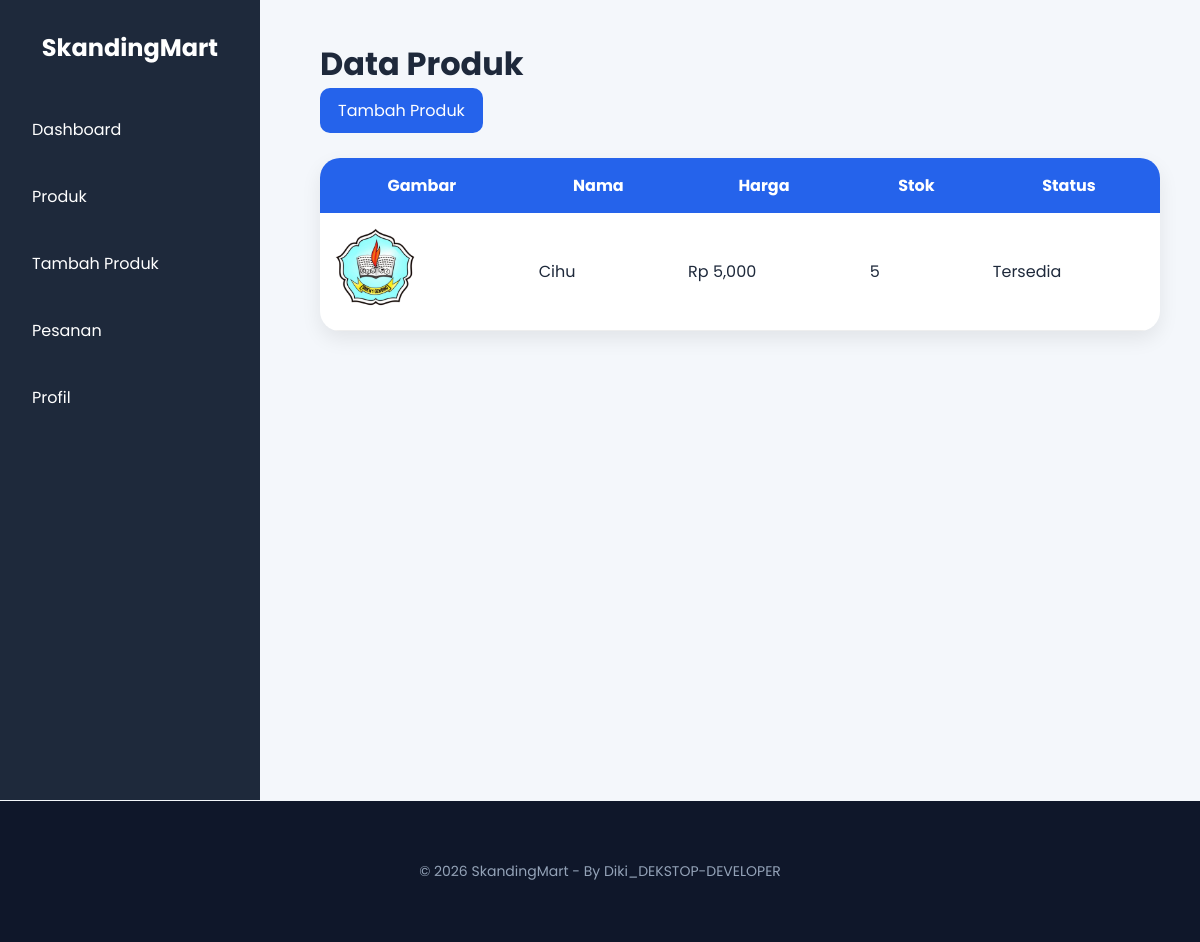
/penjual/produk.php (signed in), run on the app's committed database.
### tables this page shows
CREATE TABLE `products` (
  `id` int(11) NOT NULL,
  `seller_id` int(11) DEFAULT NULL,
  `nama_produk` varchar(255) DEFAULT NULL,
  `deskripsi` text DEFAULT NULL,
  `harga` int(11) DEFAULT NULL,
  `stok` int(11) DEFAULT NULL,
  `gambar` varchar(255) DEFAULT NULL,
  `kategori` varchar(100) DEFAULT NULL,
  `status` varchar(50) DEFAULT NULL,
  `created_at` timestamp NOT NULL DEFAULT current_timestamp()
);

### penjual/produk.php (the view, shortened to what this page needs)
<?php
include '../config/database.php';
$id = $_SESSION['user']['id'];
$data = mysqli_query($conn,
"SELECT * FROM products
WHERE seller_id='$id'");
?>
<!DOCTYPE html>
<html>
<head>
    <link rel="stylesheet" href="../assets/css/style.css">
</head>
<body>
<div class="sidebar">
    <h2>SkandingMart</h2>
    <ul>
        <li>
            <a href="dashboard.php">
                Dashboard
            </a>
        </li>
        <li>
            <a href="produk.php">
                Produk
            </a>
        </li>
        <li>
            <a href="tambah_produk.php">
                Tambah Produk
            </a>
        </li>
        <li>
            <a href="pesanan.php">
                Pesanan
            </a>
        </li>
        <li>
            <a href="profil.php">
                Profil
            </a>
        </li>
    </ul>
</div>
<div class="main">
    <h1>Data Produk</h1>
    <a href="tambah_produk.php"
    class="btn btn-primary">
        Tambah Produk
    </a>
    <br><br>
    <table>
        <tr>
            <th>Gambar</th>
            <th>Nama</th>
            <th>Harga</th>
            <th>Stok</th>
            <th>Status</th>
        </tr>
        <?php while($p = mysqli_fetch_assoc($data)){ ?>
        <tr>
            <td>
                <img width="80"
                src="../assets/images/<?php echo $p['gambar']; ?>">
            </td>
            <td><?php echo $p['nama_produk']; ?></td>
            <td>
                Rp <?php echo number_format($p['harga']); ?>
            </td>
            <td><?php echo $p['stok']; ?></td>
            <td><?php echo $p['status']; ?></td>
        </tr>
        <?php } ?>
    </table>
</div>
</body>
</html>
<?php include '../footer.php'; ?>

### assets/css/style.css (style rules this page uses)
* { margin:0; padding:0; box-sizing:border-box; font-family:'Poppins', sans-serif; }
body { background:#f4f7fb; color:#1e293b; }
.sidebar { width:260px; height:100vh; background:#1e293b; position:fixed; left:0; top:0; padding:30px 20px; color:white; }
.sidebar h2 { text-align:center; margin-bottom:40px; }
.sidebar ul { list-style:none; }
.sidebar ul li { margin-bottom:18px; }
.sidebar ul li a { display:block; padding:12px; border-radius:10px; color:white; text-decoration:none; transition:0.3s; }
.main { margin-left:280px; padding:40px; }
table { width:100%; border-collapse:collapse; background:white; border-radius:20px; overflow:hidden; box-shadow:0 8px 20px rgba(0,0,0,0.08); }
table th { background:#2563eb; color:white; padding:15px; }
table td { padding:15px; border-bottom:1px solid #eee; }
.btn { padding:10px 18px; border:none; border-radius:10px; cursor:pointer; text-decoration:none; display:inline-block; }
.btn-primary { background:#2563eb; color:white; }

### data on the page
products: gambar (picture), nama_produk "Cihu", harga "5,000", stok "5", status "Tersedia"
